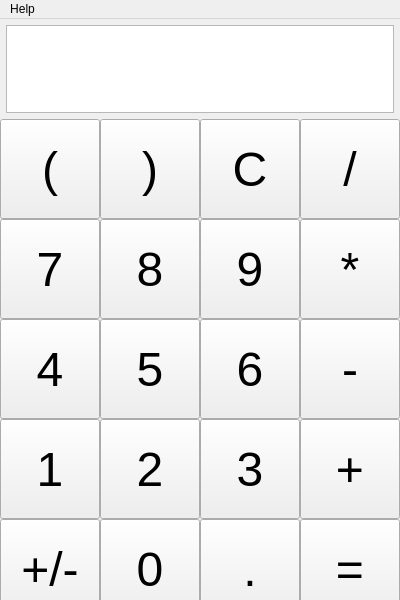
<?xml version="1.0" encoding="UTF-8"?>
<ui version="4.0">
  <class>MainWindow</class>

  <widget class="QMainWindow" name="mainWindow">

    <property name="geometry">
      <rect>
	<x>0</x>
	<y>0</y>
	<width>400</width>
	<height>600</height>
      </rect>
    </property>

    <property name="windowTitle">
      <string>ENGN2912B 2015 | QtCalc1</string>
    </property>

    <widget class="QWidget" name="centralwidget">

      <!--- row 0 -->
      <!--- [      ] -->

      <widget class="QTextEdit" name="displayTextEdit">
	<property name="geometry">
	  <rect>
	    <x>6</x>
	    <y>6</y>
	    <width>388</width>
	    <height>88</height>
	  </rect>
	</property>
	<property name="text">
	  <string></string>
	</property>
	<property name="font">
	  <font><pointsize>36</pointsize></font>
	</property>
	<property name="alignment">
	  <set>Qt::AlignCenter</set>
	</property>
      </widget> <!-- "displayLabel" -->

      <!--- row 1 -->
      <!--- [(][)][C][/] -->

      <widget class="QPushButton" name="leftParenButton">
	<property name="geometry">
	  <rect>
	    <x>0</x>
	    <y>100</y>
	    <width>100</width>
	    <height>100</height>
	  </rect>
	</property>
	<property name="font">
	  <font><pointsize>36</pointsize></font>
	</property>
	<property name="text">
	  <string>(</string>
	</property>
      </widget>

      <widget class="QPushButton" name="rightParenButton">
	<property name="geometry">
	  <rect>
	    <x>100</x>
	    <y>100</y>
	    <width>100</width>
	    <height>100</height>
	  </rect>
	</property>
	<property name="font">
	  <font><pointsize>36</pointsize></font>
	</property>
	<property name="text">
	  <string>)</string>
	</property>
      </widget>

      <widget class="QPushButton" name="clearButton">
	<property name="geometry">
	  <rect>
	    <x>200</x>
	    <y>100</y>
	    <width>100</width>
	    <height>100</height>
	  </rect>
	</property>
	<property name="font">
	  <font><pointsize>36</pointsize></font>
	</property>
	<property name="text">
	  <string>C</string>
	</property>
      </widget>

      <widget class="QPushButton" name="divideButton">
	<property name="geometry">
	  <rect>
	    <x>300</x>
	    <y>100</y>
	    <width>100</width>
	    <height>100</height>
	  </rect>
	</property>
	<property name="font">
	  <font><pointsize>36</pointsize></font>
	</property>
	<property name="text">
	  <string>/</string>
	</property>
      </widget>

      <!--- row 2 -->
      <!--- [7][8][9][*] -->

      <widget class="QPushButton" name="number7Button">
	<property name="geometry">
	  <rect>
	    <x>0</x>
	    <y>200</y>
	    <width>100</width>
	    <height>100</height>
	  </rect>
	</property>
	<property name="font">
	  <font><pointsize>36</pointsize></font>
	</property>
	<property name="text">
	  <string>7</string>
	</property>
      </widget>

      <widget class="QPushButton" name="number8Button">
	<property name="geometry">
	  <rect>
	    <x>100</x>
	    <y>200</y>
	    <width>100</width>
	    <height>100</height>
	  </rect>
	</property>
	<property name="font">
	  <font><pointsize>36</pointsize></font>
	</property>
	<property name="text">
	  <string>8</string>
	</property>
      </widget>

      <widget class="QPushButton" name="number9Button">
	<property name="geometry">
	  <rect>
	    <x>200</x>
	    <y>200</y>
	    <width>100</width>
	    <height>100</height>
	  </rect>
	</property>
	<property name="font">
	  <font><pointsize>36</pointsize></font>
	</property>
	<property name="text">
	  <string>9</string>
	</property>
      </widget>

      <widget class="QPushButton" name="multiplyButton">
	<property name="geometry">
	  <rect>
	    <x>300</x>
	    <y>200</y>
	    <width>100</width>
	    <height>100</height>
	  </rect>
	</property>
	<property name="font">
	  <font><pointsize>36</pointsize></font>
	</property>
	<property name="text">
	  <string>*</string>
	</property>
      </widget>

      <!--- row 3 -->
      <!--- [4][5][6][-] -->

      <widget class="QPushButton" name="number4Button">
	<property name="geometry">
	  <rect>
	    <x>0</x>
	    <y>300</y>
	    <width>100</width>
	    <height>100</height>
	  </rect>
	</property>
	<property name="font">
	  <font><pointsize>36</pointsize></font>
	</property>
	<property name="text">
	  <string>4</string>
	</property>
      </widget>

      <widget class="QPushButton" name="number5Button">
	<property name="geometry">
	  <rect>
	    <x>100</x>
	    <y>300</y>
	    <width>100</width>
	    <height>100</height>
	  </rect>
	</property>
	<property name="font">
	  <font><pointsize>36</pointsize></font>
	</property>
	<property name="text">
	  <string>5</string>
	</property>
      </widget>

      <widget class="QPushButton" name="number6Button">
	<property name="geometry">
	  <rect>
	    <x>200</x>
	    <y>300</y>
	    <width>100</width>
	    <height>100</height>
	  </rect>
	</property>
	<property name="font">
	  <font><pointsize>36</pointsize></font>
	</property>
	<property name="text">
	  <string>6</string>
	</property>
      </widget>

      <widget class="QPushButton" name="subtractButton">
	<property name="geometry">
	  <rect>
	    <x>300</x>
	    <y>300</y>
	    <width>100</width>
	    <height>100</height>
	  </rect>
	</property>
	<property name="font">
	  <font><pointsize>36</pointsize></font>
	</property>
	<property name="text">
	  <string>-</string>
	</property>
      </widget>

      <!--- row 4 -->
      <!--- [1][2][3][+] -->

      <widget class="QPushButton" name="number1Button">
	<property name="geometry">
	  <rect>
	    <x>0</x>
	    <y>400</y>
	    <width>100</width>
	    <height>100</height>
	  </rect>
	</property>
	<property name="font">
	  <font><pointsize>36</pointsize></font>
	</property>
	<property name="text">
	  <string>1</string>
	</property>
      </widget>

      <widget class="QPushButton" name="number2Button">
	<property name="geometry">
	  <rect>
	    <x>100</x>
	    <y>400</y>
	    <width>100</width>
	    <height>100</height>
	  </rect>
	</property>
	<property name="font">
	  <font><pointsize>36</pointsize></font>
	</property>
	<property name="text">
	  <string>2</string>
	</property>
      </widget>

      <widget class="QPushButton" name="number3Button">
	<property name="geometry">
	  <rect>
	    <x>200</x>
	    <y>400</y>
	    <width>100</width>
	    <height>100</height>
	  </rect>
	</property>
	<property name="font">
	  <font><pointsize>36</pointsize></font>
	</property>
	<property name="text">
	  <string>3</string>
	</property>
      </widget>

      <widget class="QPushButton" name="addButton">
	<property name="geometry">
	  <rect>
	    <x>300</x>
	    <y>400</y>
	    <width>100</width>
	    <height>100</height>
	  </rect>
	</property>
	<property name="font">
	  <font><pointsize>36</pointsize></font>
	</property>
	<property name="text">
	  <string>+</string>
	</property>
      </widget>

      <!--- row 5 -->
      <!--- [+/-][0][.][=] -->

      <widget class="QPushButton" name="changeSignButton">
	<property name="geometry">
	  <rect>
	    <x>0</x>
	    <y>500</y>
	    <width>100</width>
	    <height>100</height>
	  </rect>
	</property>
	<property name="font">
	  <font><pointsize>36</pointsize></font>
	</property>
	<property name="text">
	  <string>+/-</string>
	</property>
      </widget>

      <widget class="QPushButton" name="number0Button">
	<property name="geometry">
	  <rect>
	    <x>100</x>
	    <y>500</y>
	    <width>100</width>
	    <height>100</height>
	  </rect>
	</property>
	<property name="font">
	  <font><pointsize>36</pointsize></font>
	</property>
	<property name="text">
	  <string>0</string>
	</property>
      </widget>

      <widget class="QPushButton" name="decimalPointButton">
	<property name="geometry">
	  <rect>
	    <x>200</x>
	    <y>500</y>
	    <width>100</width>
	    <height>100</height>
	  </rect>
	</property>
	<property name="font">
	  <font><pointsize>36</pointsize></font>
	</property>
	<property name="text">
	  <string>.</string>
	</property>
      </widget>

      <widget class="QPushButton" name="evaluateButton">
	<property name="geometry">
	  <rect>
	    <x>300</x>
	    <y>500</y>
	    <width>100</width>
	    <height>100</height>
	  </rect>
	</property>
	<property name="font">
	  <font><pointsize>36</pointsize></font>
	</property>
	<property name="text">
	  <string>=</string>
	</property>
      </widget>

    </widget> <!-- "centralwidget" -->

    <widget class="QMenuBar" name="menubar">

      <property name="geometry">
	<rect>
	  <x>0</x>
	  <y>0</y>
	  <width>786</width>
	  <height>22</height>
	</rect>
      </property>

      <widget class="QMenu" name="menuHelp">
	<property name="title">
	  <string>Help</string>
	</property>
	<addaction name="about_action"/>
      </widget>

      <addaction name="menuHelp"/>

    </widget> <!-- menubar -->

    <!-- widget class="QStatusBar" name="statusbar" / -->

    <action name="about_action">
      <property name="text">
	<string>About...</string>
      </property>
    </action>

  </widget> <!--  "MainWindow" -->
  <resources/>
  <connections/>
</ui>
